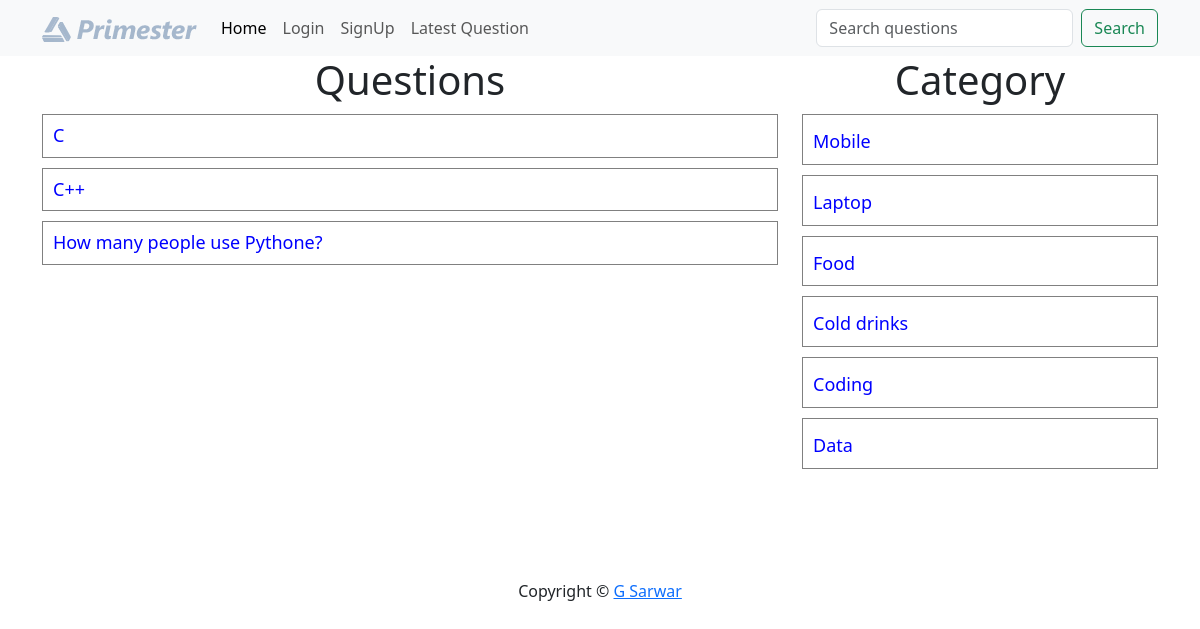
The app's page /?c-id=5 with its own data.
### tables this page shows
CREATE TABLE `questions` (
  `id` int(10) NOT NULL,
  `title` varchar(100) NOT NULL,
  `description` varchar(300) NOT NULL,
  `category_id` int(10) NOT NULL,
  `user_id` int(10) NOT NULL
);

CREATE TABLE `category` (
  `id` int(30) NOT NULL,
  `name` varchar(100) NOT NULL
);

### client/categorylist.php (the view)
<div>
    <h1 class="heading">Category</h1>
    <?php
        include("./common/db.php");
        $query = "select * from category";
        $result = $conn->query($query);
        foreach($result as $row){
            $name =  ucfirst($row['name']);
            $id = $row['id'];
            echo "<div class='row question-list'>
                <h4><a href='?c-id=$id'>{$name}</a></h4>
            </div>";
        }
    ?>
</div>

### client/questions.php (shortened to what this page needs)
<div class="container">
    <div class="row">
        <div class="col-md-8">
        <h1 class="heading">Questions</h1>
            <?php
                include("./common/db.php");
                if(isset($_GET['c-id'])){
                    $query = "select * from questions where category_id = $cid ";
                }elseif(isset($_GET['u-id'])){
                    $query = "select * from questions where user_id = $uid ";
                }elseif(isset($_GET['latest'])){
                    $query = "select * from questions order by id desc";
                }elseif(isset($_GET['search'])){
                    $query = "select * from questions where `title` like '%$search%'";
                }else{
                    $query = "select * from questions";
                }
                $result = $conn->query($query);
                foreach($result as $row){
                    $title =  $row['title'];
                    $id = $row['id'];
                    echo "<div class='row question-list'>
                        <h4 class='my-question'><a href='?q-id=$id'>{$title}</a>";
                    echo "</h4></div>";
                }
            ?>
        </div>
        <div class="col-md-4">
            <?php
                include("categorylist.php");
            ?>
        </div>
    </div>
</div>

### public/style.css (style rules this page uses)
.heading { text-align: center; }
.question-list { border: 1px solid gray; margin: 10px 0; padding: 10px 10px; }
.question-list h4 { margin: 0; padding: 0; }
.question-list a { text-decoration: none; font-size: 18px; color: blue; }
.my-question { display: flex; justify-content: space-between; }

### records on screen
questions: title "C"
questions: title "C++"
questions: title "How many people use Pythone?"
category: name "Mobile"
category: name "Laptop"
category: name "Food"
category: name "Cold drinks"
category: name "Coding"
category: name "Data"
